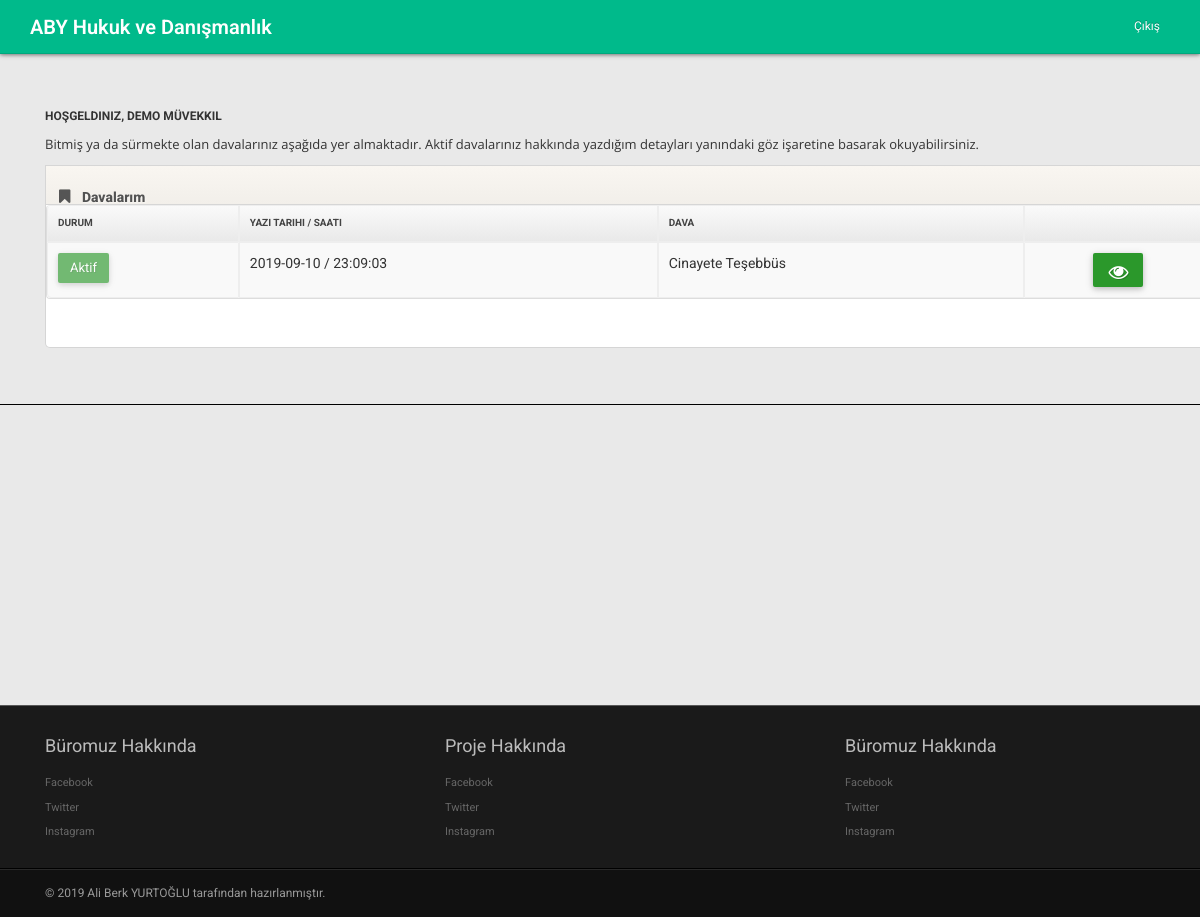
Page /muvekkil/index.php (signed in) on the committed database.
### tables this page shows
CREATE TABLE `muvekkil` (
  `ID` int(3) NOT NULL,
  `adSoyad` varchar(50) NOT NULL,
  `kullaniciAdi` varchar(30) NOT NULL,
  `sifre` varchar(100) NOT NULL,
  `ePosta` varchar(30) NOT NULL,
  `durum` enum('0','1') NOT NULL
);

CREATE TABLE `dava` (
  `ID` int(3) NOT NULL,
  `muvekkil_id` int(3) NOT NULL,
  `davaAdi` varchar(250) NOT NULL,
  `dava_aciklama` text NOT NULL,
  `dava_durum` enum('0','1') NOT NULL,
  `dava_zaman` datetime NOT NULL DEFAULT CURRENT_TIMESTAMP
);

### muvekkil/index.php (the view, shortened to what this page needs)
<?php
include 'header.php'; ?>
<?php
$kullanicisor=$db->prepare("SELECT * FROM muvekkil WHERE kullaniciAdi=:kullaniciAdi");
$kullanicisor->execute(array(
	'kullaniciAdi' => $_SESSION['mkullaniciAdi']
));
$kullanicicek=$kullanicisor->fetch(PDO::FETCH_ASSOC);
$davasor=$db -> prepare("SELECT * FROM Dava WHERE muvekkil_id=:mID ORDER BY dava_zaman DESC");
$davasor->execute(array(
	'mID' => $kullanicicek['ID']
));
?>
<body>
	<div class="main" style="margin-top: 100px">
		<div class="main-inner">
			<div class="container">
				<div class="row">
					<div class="span12">
						<div class="widget widget-nopad">
							<h6>Hoşgeldiniz, <?php echo $kullanicicek['adSoyad'] ?></h6>
							<p>Bitmiş ya da sürmekte olan davalarınız aşağıda yer almaktadır. Aktif davalarınız hakkında yazdığım detayları yanındaki göz işaretine basarak okuyabilirsiniz.</p>
							<div class="widget-header"> <i class="icon-bookmark"></i>
								<h3> Davalarım </h3>
							</div>
							<div class="widget-content">
								<div class="widget big-stats-container">
									<div class="widget-content">
										<table class="table table-striped table-bordered">
											<thead>
												<tr>
													<th class="td-actions"> Durum </th>
													<th> Yazı Tarihi / Saati</th>
													<th> Dava </th>
													<th class="td-actions"> </th>
												</tr>
											</thead>
											<tbody>
												<?php while($davacek=$davasor->fetch(PDO::FETCH_ASSOC)) {?>
													<?php $zaman=explode(" ",$davacek['dava_zaman']); ?>
													<tr>
														<td>
															<?php
															if ($davacek['dava_durum']==0) {?>
																<button disabled="" class="btn btn-danger btn-small">Pasif</button>
															<?php } elseif ($davacek['dava_durum']==1) { ?>
																<button disabled="" class="btn btn-success btn-small">Aktif</button>
															<?php } ?>
														</td>
														<td><?php echo $zaman[0]." / ". $zaman[1]; ?></td>
														<td> <?php echo $davacek['davaAdi'] ?> </td>
														<td>
															<?php if ($davacek['dava_durum'] == 1) { ?>
																<center>
																	<a class="btn btn-success btn-small" href="davaincele.php?dava_id=<?php echo $davacek['ID']?>"><i class="btn-icon-only icon-eye-open"></i></a>
																</center>
															<?php } else { ?>
																<center>
																	<a class="btn btn-success btn-small" disabled href="?devredisi"><i class="btn-icon-only icon-eye-close"></i></a>
																</center>
															<?php } ?>
														</td>
													</tr>
												<?php } ?>
											</tbody>
										</table>
									</div>
								</div>
							</div>
						</div>
					</div>
				</div>
			</div>
		</div>
	</div>
</body>
<?php include 'footer.php'; ?>
</html>

### muvekkil/header.php (shortened to what this page needs)
<!DOCTYPE html>
<html lang="en">
<head>
  <link href="../avukat/css/bootstrap.min.css" rel="stylesheet">
  <link href="../avukat/css/bootstrap-responsive.min.css" rel="stylesheet">
  <link href="../avukat/css/font-awesome.css" rel="stylesheet">
  <link href="../avukat/css/style.css" rel="stylesheet">
  <link href="../avukat/css/pages/dashboard.css" rel="stylesheet">
  <link href="../avukat/plugins/bootstrap/css/bootstrap.css" rel="stylesheet">
  <link href="../avukat/plugins/node-waves/waves.css" rel="stylesheet" />
  <link href="../avukat/plugins/animate-css/animate.css" rel="stylesheet" />
  <link href="../avukat/plugins/jquery-datatable/skin/bootstrap/css/dataTables.bootstrap.css" rel="stylesheet">
  <link href="../avukat/css/style2.css" rel="stylesheet">
  <link href="../avukat/css/themes/all-themes.css" rel="stylesheet" />
  </head>
  <div class="navbar navbar-fixed-top">
    <div class="navbar-inner">
      <div class="container">
        <a class="brand" href="index.php">ABY Hukuk ve Danışmanlık</a>
        <div class="">
          <ul class="nav pull-right">
            <li>
              <a href="cikis.php" style="font-size: 12px">Çıkış</a>
            </li>
          </ul>
        </div>
      </div>
    </div>
  </div>

### muvekkil/footer.php (shortened to what this page needs)
<div class="extra" style="position: relative;
    margin-top: 300px;
    height: -133px;
    clear:both;">
  <div class="extra-inner">
    <div class="container">
      <div class="row">
                    <div class="span4">
                        <h4>
                            Büromuz Hakkında</h4>
                        <ul>
                            <li><a href="javascript:;">Facebook</a></li>
                            <li><a href="javascript:;">Twitter</a></li>
                            <li><a href="javascript:;">Instagram</a></li>
                        </ul>
                    </div>
                    <div class="span4">
                        <h4>
                            Proje Hakkında</h4>
                        <ul>
                            <li><a href="https://www.facebook.com/aliberk.yurtoglu.14">Facebook</a></li>
                            <li><a href="javascript:;">Twitter</a></li>
                            <li><a href="https://www.instagram.com/ali.yurtoglu12">Instagram</a></li>
                        </ul>
                    </div>
                    <div class="span3">
                        <h4>
                            Büromuz Hakkında</h4>
                        <ul>
                            <li><a href="javascript:;">Facebook</a></li>
                            <li><a href="javascript:;">Twitter</a></li>
                            <li><a href="javascript:;">Instagram</a></li>
                        </ul>
                    </div>
                </div>
    </div>
  </div>
</div>
<div class="footer">
  <div class="footer-inner">
    <div class="container">
      <div class="row">
        <div class="span12"> &copy; 2019 <a href="https://www.instagram.com/ali.yurtoglu12">Ali Berk YURTOĞLU tarafından hazırlanmıştır</a>. </div>
      </div>
    </div>
  </div>
</div>

### avukat/css/style.css (style rules this page uses)
body { background: #f9f6f1; font: 13px/1.7em 'Open Sans'; }
p { font: 13px/1.7em 'Open Sans'; }
input, button, select, textarea { font-family: 'Open Sans'; }
.btn-icon-only { padding-right: 3px; padding-left: 3px; }
.table td { vertical-align: middle; }
.table-bordered th { background: #E9E9E9; background:-moz-linear-gradient(top, #FAFAFA 0%, #E9E9E9 100%); background:-webkit-gradient(linear, left top, left bottom, color-stop(0%,#FAFAFA), color-stop(100%,#E9E9E9)); background:-webkit-linear-gradient(top, #FAFAFA 0%,#E9E9E9 100%); background:-o-linear-gradient(top, #FAFAFA 0%,#E9E9E9 100%); background:-ms-linear-gradient(top, #FAFAFA 0%,#E9E9E9 100%); background:linear-gradient(top, #FAFAFA 0%,#E9E9E9 100%); filter: progid:DXImageTransform.Microsoft.gradient(startColorstr='#FAFAFA', endColorstr='#E9E9E9'); -ms-filter: "progid:DXImageTransform.Microsoft.gradient(startColorstr='#FAFAFA', endColorstr='#E9E9E9')"; font-size: 10px; color: #444; text-transform: uppercase; }
.navbar .container { position: relative; }
.navbar-inner { padding: 7px 0; background: #00ba8b !important; -moz-border-radius: 0; -webkit-border-radius: 0; border-radius: 0; }
.navbar-fixed-top { position: static; }
.navbar .nav a { font-size: 11px; }
.navbar .nav>li>a { color:#fff !important; }
.navbar .brand { font-weight: 600; position: relative; top: 2px; }
.main { padding-bottom: 2em; border-bottom: 1px solid #000; }
.extra { border-top: 1px solid #585858; border-bottom: 1px solid #000; }
.extra-inner { padding: 20px 0; font-size: 11px; color: #BBB; background: #1A1A1A; }
.extra a { color: #666; }
.extra h4 { margin-bottom: 1em; font-weight: 400; }
.extra ul { padding: 0; margin: 0; }
.extra li { margin-bottom: .6em; list-style: none; }
.footer { margin-top: 0; border-top: 1px solid #292929; }
.footer-inner { padding: 15px 0; font-size: 12px; background: #111; color: #999; }
.footer a { color: #999; }
.widget { position: relative; clear: both; width: auto; margin-bottom: 2em; overflow: hidden; }
.widget-header { position: relative; height: 40px; line-height: 40px; background: #f9f6f1; background:-moz-linear-gradient(top, #f9f6f1 0%, #f2efea 100%); background:-webkit-gradient(linear, left top, left bottom, color-stop(0%,#f9f6f1), color-stop(100%,#f2efea)); background:-webkit-linear-gradient(top, #f9f6f1 0%,#f2efea 100%); background:-o-linear-gradient(top, #f9f6f1 0%,#f2efea 100%); background:-ms-linear-gradient(top, #f9f6f1 0%,#f2efea 100%); background:linear-gradient(top, #f9f6f1 0%,#f2efea 100%); filter: progid:DXImageTransform.Microsoft.gradient(startColorstr='#f9f6f1', endColorstr='#f2efea'); -ms-filter: "progid:DXImageTransform.Microsoft.gradient(startColorstr='#f9f6f1', endColorstr='#f2efea')"; border: 1px solid #d6d6d6; -webkit-background-clip: padding-box; }
.widget-header h3 { position: relative; top: 2px; left: 10px; display: inline-block; margin-right: 3em; font-size: 14px; font-weight: 800; color: #525252; line-height: 18px; text-shadow: 1px 1px 2px rgba(255,255,255,.5); }
.widget-header [class^="icon-"], .widget-header [class*=" icon-"] { display: inline-block; margin-left: 13px; margin-right: -2px; font-size: 16px; color: #555; vertical-align: middle; }
.widget-content { padding: 20px 15px 15px; background: #FFF; border: 1px solid #D5D5D5; -moz-border-radius: 5px; -webkit-border-radius: 5px; border-radius: 5px; }
.widget-header+.widget-content { border-top: none; -webkit-border-top-left-radius: 0; -webkit-border-top-right-radius: 0; -moz-border-radius-topleft: 0; -moz-border-radius-topright: 0; border-top-left-radius: 0; border-top-right-radius: 0; }
.widget-nopad .widget-content { padding: 0; }
.widget-content:before, .widget-content:after { content:""; display:table; }
.widget-content:after { clear:both; }
.widget-content { zoom:1; }

### avukat/css/pages/dashboard.css (style rules this page uses)
.big-stats-container .widget-content { border:0; }

### rows in the picture
muvekkil: adSoyad "DEMO MÜVEKKIL"
dava: dava_durum "Aktif", dava_zaman "2019-09-10", dava_zaman "23:09:03", davaAdi "Cinayete Teşebbüs"
